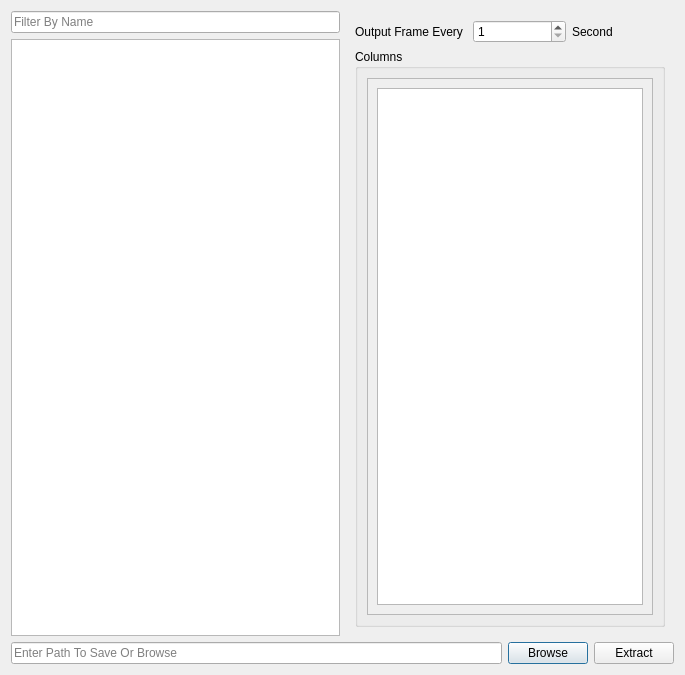
<?xml version="1.0" encoding="UTF-8"?>
<ui version="4.0">
 <class>BrowseRecords</class>
 <widget class="QDialog" name="BrowseRecords">
  <property name="geometry">
   <rect>
    <x>0</x>
    <y>0</y>
    <width>685</width>
    <height>675</height>
   </rect>
  </property>
  <property name="windowTitle">
   <string>Browse Record</string>
  </property>
  <layout class="QGridLayout" name="gridLayout_4">
   <item row="0" column="0">
    <layout class="QVBoxLayout" name="verticalLayout_3">
     <item>
      <layout class="QHBoxLayout" name="horizontalLayout">
       <item>
        <layout class="QVBoxLayout" name="verticalLayout">
         <item>
          <widget class="QLineEdit" name="lineEdit">
           <property name="text">
            <string/>
           </property>
           <property name="placeholderText">
            <string>Filter By Name</string>
           </property>
          </widget>
         </item>
         <item>
          <widget class="QListWidget" name="recordsWidjet"/>
         </item>
        </layout>
       </item>
       <item>
        <widget class="QWidget" name="parmeterscontainer" native="true">
         <layout class="QGridLayout" name="gridLayout">
          <item row="0" column="0">
           <layout class="QVBoxLayout" name="Parmeters">
            <item>
             <layout class="QHBoxLayout" name="horizontalLayout_2">
              <item>
               <widget class="QLabel" name="label">
                <property name="text">
                 <string>Output Frame Every </string>
                </property>
               </widget>
              </item>
              <item>
               <widget class="QSpinBox" name="offset">
                <property name="minimum">
                 <number>1</number>
                </property>
                <property name="maximum">
                 <number>200</number>
                </property>
                <property name="value">
                 <number>1</number>
                </property>
               </widget>
              </item>
              <item>
               <widget class="QLabel" name="label_2">
                <property name="text">
                 <string>Second</string>
                </property>
               </widget>
              </item>
             </layout>
            </item>
            <item>
             <widget class="QGroupBox" name="gropbox">
              <property name="title">
               <string>Columns</string>
              </property>
              <layout class="QGridLayout" name="gridLayout_2">
               <item row="0" column="0">
                <layout class="QVBoxLayout" name="verticalLayout_4">
                 <item>
                  <widget class="QScrollArea" name="scrollarea">
                   <property name="widgetResizable">
                    <bool>true</bool>
                   </property>
                   <widget class="QWidget" name="widget_2">
                    <property name="geometry">
                     <rect>
                      <x>0</x>
                      <y>0</y>
                      <width>278</width>
                      <height>506</height>
                     </rect>
                    </property>
                    <layout class="QGridLayout" name="gridLayout_3">
                     <item row="0" column="2">
                      <widget class="QListWidget" name="columnsBox"/>
                     </item>
                    </layout>
                   </widget>
                  </widget>
                 </item>
                </layout>
               </item>
              </layout>
             </widget>
            </item>
           </layout>
          </item>
         </layout>
        </widget>
       </item>
      </layout>
     </item>
     <item>
      <layout class="QHBoxLayout" name="PathLayout">
       <item>
        <widget class="QLineEdit" name="Path">
         <property name="placeholderText">
          <string>Enter Path To Save Or Browse</string>
         </property>
        </widget>
       </item>
       <item>
        <widget class="QPushButton" name="pushButton_2">
         <property name="text">
          <string>Browse</string>
         </property>
        </widget>
       </item>
       <item>
        <widget class="QPushButton" name="pushButton">
         <property name="text">
          <string>Extract</string>
         </property>
        </widget>
       </item>
      </layout>
     </item>
    </layout>
   </item>
  </layout>
 </widget>
 <resources/>
 <connections/>
</ui>
